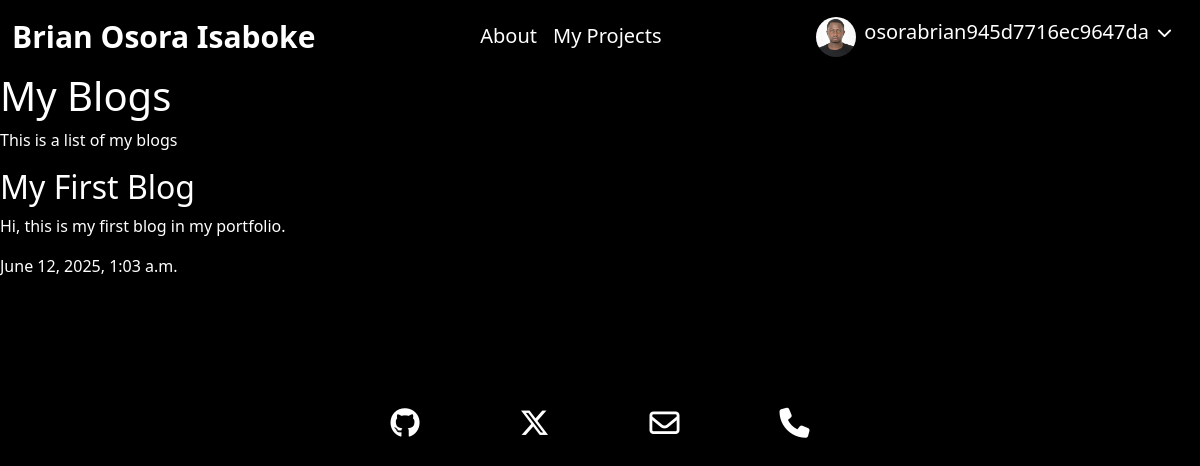
Before: /blogs/ (signed in) with the older database file.
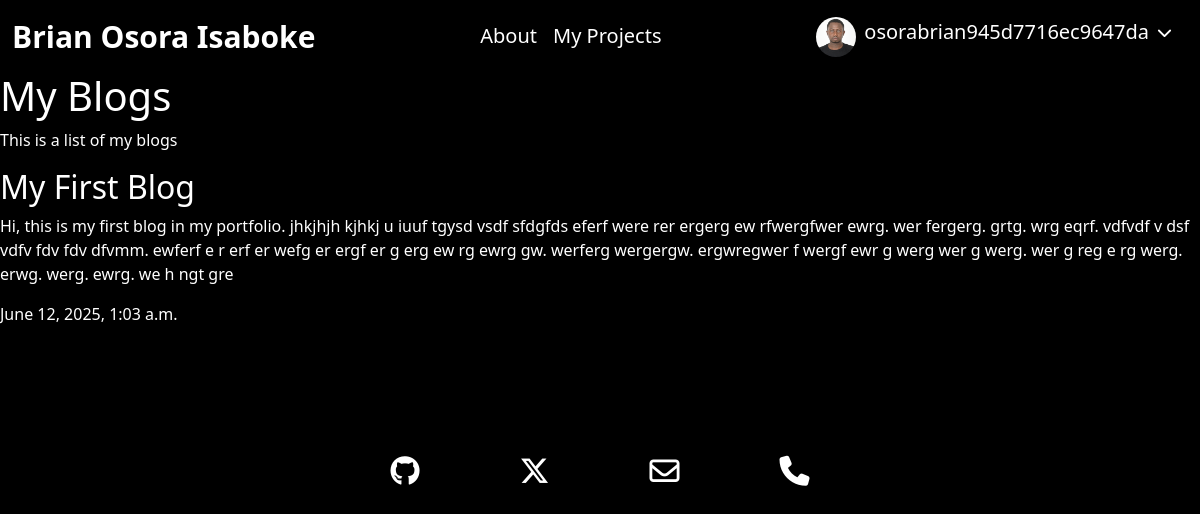
After: the same page with the newer database file.
### blogs/models.py (models this page shows, shortened)
class Post(models.Model):
    class Status(models.TextChoices):
        DRAFT = 'DF', 'Draft'
        PUBLISHED = 'PB', 'Published'
    title = models.CharField(max_length=200)
    slug = models.SlugField(max_length=200, unique=True)
    content = models.TextField()
    status = models.CharField(max_length=2, choices=Status.choices, default=Status.DRAFT)
    published = models.DateTimeField(default=timezone.now)
    created_at = models.DateTimeField(auto_now_add=True)
    updated_at = models.DateTimeField(auto_now=True)
    class Meta:
        ordering = ['-published']
        indexes = [models.Index(fields=['-published'])]

### blogs/views.py (the view)
# urls.py: path('', views.post_list, name='post_list'),
def post_list(request):
    posts = Post.objects.all()
    return render(
        request,
        'blogs/list.html',
        {'posts': posts}
    )

### blogs/templates/blogs/list.html (shortened to what this page needs)
{% extends 'base.html' %}
{% block content %}
<h1>My Blogs</h1>
<p>This is a list of my blogs</p>
{% for post in posts %}
    <h2>{{post.title}}</h2>
    <p>{{post.content}}</p>
    <p>{{post.published}}</p>
{% endfor %}
{% endblock %}

Changed rows visible on the page:
changed Post "My First Blog": content "Hi, this is my first blog in my portfolio." → "…blog in my portfolio. jhkjhjh kjhkj u iuuf tgysd vsdf sfdgfds eferf were rer ergerg ew rfwergfwer ewrg. wer fergerg. grtg. wrg eqrf. vdfvdf v dsf vdfv fdv fdv dfvmm. ewferf e r erf er wefg er ergf er g erg ew rg ewrg gw. werferg wergergw. ergwregwer f wergf ewr g werg wer g werg. wer g reg e rg werg. erwg. werg. ewrg. we h ngt gre"
